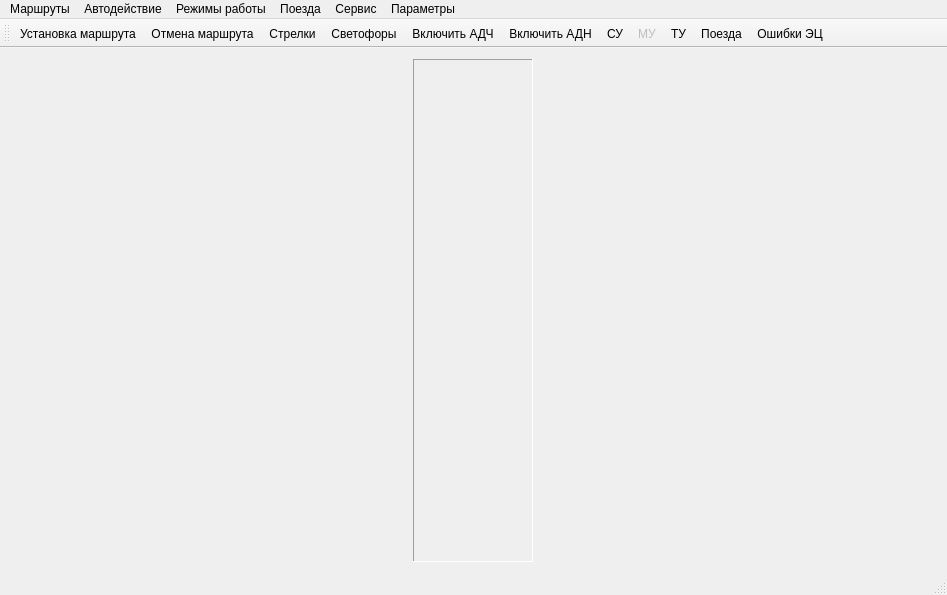
<?xml version="1.0" encoding="UTF-8"?>
<ui version="4.0">
 <class>MainWindow</class>
 <widget class="QMainWindow" name="MainWindow">
  <property name="geometry">
   <rect>
    <x>0</x>
    <y>0</y>
    <width>947</width>
    <height>595</height>
   </rect>
  </property>
  <property name="windowTitle">
   <string>MainWindow</string>
  </property>
  <widget class="QWidget" name="centralWidget">
   <layout class="QHBoxLayout" name="horizontalLayout">
    <item>
     <widget class="QFrame" name="frame_st">
      <property name="minimumSize">
       <size>
        <width>120</width>
        <height>0</height>
       </size>
      </property>
      <property name="maximumSize">
       <size>
        <width>120</width>
        <height>16777215</height>
       </size>
      </property>
      <property name="frameShape">
       <enum>QFrame::Panel</enum>
      </property>
      <property name="frameShadow">
       <enum>QFrame::Sunken</enum>
      </property>
     </widget>
    </item>
   </layout>
  </widget>
  <widget class="QMenuBar" name="menuBar">
   <property name="geometry">
    <rect>
     <x>0</x>
     <y>0</y>
     <width>947</width>
     <height>21</height>
    </rect>
   </property>
   <widget class="QMenu" name="menu">
    <property name="title">
     <string>Маршруты</string>
    </property>
    <addaction name="action_set"/>
    <addaction name="action_cancel"/>
   </widget>
   <widget class="QMenu" name="menu_2">
    <property name="title">
     <string>Автодействие</string>
    </property>
    <addaction name="action_Adch"/>
    <addaction name="action_adch_cancel"/>
    <addaction name="separator"/>
    <addaction name="action_adn"/>
    <addaction name="action_adn_cancel"/>
   </widget>
   <widget class="QMenu" name="menu_3">
    <property name="title">
     <string>Режимы работы</string>
    </property>
    <addaction name="action_su"/>
    <addaction name="action_su_cancel"/>
    <addaction name="separator"/>
    <addaction name="action_mu"/>
    <addaction name="action_mu_cancel"/>
    <addaction name="separator"/>
    <addaction name="action_svtf_day"/>
    <addaction name="action_svtf_night"/>
    <addaction name="separator"/>
    <addaction name="action_dsn_on"/>
    <addaction name="action_dsn_off"/>
    <addaction name="separator"/>
    <addaction name="action_diskt_evn_off"/>
    <addaction name="action_diskt_odd_off"/>
    <addaction name="separator"/>
    <addaction name="action_rc_ir"/>
    <addaction name="action_locker_on"/>
    <addaction name="separator"/>
    <addaction name="action_otu"/>
    <addaction name="separator"/>
    <addaction name="action_8"/>
   </widget>
   <widget class="QMenu" name="menu_4">
    <property name="title">
     <string>Поезда</string>
    </property>
    <addaction name="action_trains"/>
   </widget>
   <widget class="QMenu" name="menu_5">
    <property name="title">
     <string>Сервис</string>
    </property>
    <addaction name="action_kp"/>
    <addaction name="action_ts"/>
    <addaction name="action_tu_2"/>
    <addaction name="separator"/>
    <addaction name="action_rc"/>
    <addaction name="action_11"/>
    <addaction name="action_tu_queue"/>
    <addaction name="action_routes"/>
    <addaction name="action_peregons"/>
    <addaction name="action_formuls"/>
    <addaction name="separator"/>
    <addaction name="action_13"/>
    <addaction name="action_14"/>
    <addaction name="separator"/>
    <addaction name="action_16"/>
    <addaction name="action_17"/>
    <addaction name="action_18"/>
    <addaction name="action_19"/>
    <addaction name="separator"/>
    <addaction name="action_21"/>
    <addaction name="action_22"/>
   </widget>
   <widget class="QMenu" name="menu_6">
    <property name="title">
     <string>Параметры</string>
    </property>
    <widget class="QMenu" name="menu_7">
     <property name="title">
      <string>Дополнительно</string>
     </property>
     <addaction name="action_ststusbar"/>
     <addaction name="action_42"/>
     <addaction name="action_43"/>
     <addaction name="separator"/>
    </widget>
    <addaction name="action_23"/>
    <addaction name="action_24"/>
    <addaction name="action_25"/>
    <addaction name="action_26"/>
    <addaction name="separator"/>
    <addaction name="action_28"/>
    <addaction name="action_29"/>
    <addaction name="action_30"/>
    <addaction name="separator"/>
    <addaction name="action_32"/>
    <addaction name="action_33"/>
    <addaction name="action_34"/>
    <addaction name="action_35"/>
    <addaction name="separator"/>
    <addaction name="action_37"/>
    <addaction name="separator"/>
    <addaction name="action_39"/>
    <addaction name="separator"/>
    <addaction name="menu_7"/>
   </widget>
   <addaction name="menu"/>
   <addaction name="menu_2"/>
   <addaction name="menu_3"/>
   <addaction name="menu_4"/>
   <addaction name="menu_5"/>
   <addaction name="menu_6"/>
  </widget>
  <widget class="QToolBar" name="mainToolBar">
   <attribute name="toolBarArea">
    <enum>TopToolBarArea</enum>
   </attribute>
   <attribute name="toolBarBreak">
    <bool>false</bool>
   </attribute>
   <addaction name="action_set"/>
   <addaction name="action_cancel"/>
   <addaction name="action_Strl"/>
   <addaction name="action_Svtf"/>
   <addaction name="action_Adch"/>
   <addaction name="action_adn"/>
   <addaction name="action_su"/>
   <addaction name="action_mu"/>
   <addaction name="action_tu"/>
   <addaction name="action_trains"/>
   <addaction name="action_errors"/>
  </widget>
  <widget class="QStatusBar" name="statusBar"/>
  <action name="action_set">
   <property name="checkable">
    <bool>true</bool>
   </property>
   <property name="icon">
    <iconset resource="images.qrc">
     <normaloff>:/icons/images/f2_.png</normaloff>
     <normalon>:/icons/images/f2.png</normalon>:/icons/images/f2_.png</iconset>
   </property>
   <property name="text">
    <string>Установка маршрута</string>
   </property>
   <property name="toolTip">
    <string>Установка маршрута</string>
   </property>
   <property name="shortcut">
    <string>F2</string>
   </property>
  </action>
  <action name="action_cancel">
   <property name="checkable">
    <bool>true</bool>
   </property>
   <property name="icon">
    <iconset resource="images.qrc">
     <normaloff>:/icons/images/ShiftF2_.png</normaloff>
     <normalon>:/icons/images/ShiftF2.png</normalon>:/icons/images/ShiftF2_.png</iconset>
   </property>
   <property name="text">
    <string>Отмена маршрута</string>
   </property>
   <property name="toolTip">
    <string>Отмена маршрута</string>
   </property>
   <property name="shortcut">
    <string>Shift+F2</string>
   </property>
  </action>
  <action name="action_Strl">
   <property name="checkable">
    <bool>true</bool>
   </property>
   <property name="icon">
    <iconset resource="images.qrc">
     <normaloff>:/icons/images/f3_.png</normaloff>
     <normalon>:/icons/images/f3.png</normalon>:/icons/images/f3_.png</iconset>
   </property>
   <property name="text">
    <string>Стрелки</string>
   </property>
   <property name="toolTip">
    <string>Индивидуальный перевод стрелок</string>
   </property>
   <property name="shortcut">
    <string>F3</string>
   </property>
  </action>
  <action name="action_Svtf">
   <property name="checkable">
    <bool>true</bool>
   </property>
   <property name="icon">
    <iconset resource="images.qrc">
     <normaloff>:/icons/images/f4_.png</normaloff>
     <normalon>:/icons/images/f4.png</normalon>:/icons/images/f4_.png</iconset>
   </property>
   <property name="text">
    <string>Светофоры</string>
   </property>
   <property name="toolTip">
    <string>Управление светофорами</string>
   </property>
   <property name="shortcut">
    <string>F4</string>
   </property>
  </action>
  <action name="action_Adch">
   <property name="checkable">
    <bool>true</bool>
   </property>
   <property name="icon">
    <iconset resource="images.qrc">
     <normaloff>:/icons/images/f5_.png</normaloff>
     <normalon>:/icons/images/f5.png</normalon>:/icons/images/f5_.png</iconset>
   </property>
   <property name="text">
    <string>Включить АДЧ</string>
   </property>
   <property name="toolTip">
    <string>Автодействие четное</string>
   </property>
   <property name="shortcut">
    <string>F5</string>
   </property>
  </action>
  <action name="action_adn">
   <property name="checkable">
    <bool>true</bool>
   </property>
   <property name="icon">
    <iconset resource="images.qrc">
     <normaloff>:/icons/images/f6_.png</normaloff>
     <normalon>:/icons/images/f6.png</normalon>:/icons/images/f6_.png</iconset>
   </property>
   <property name="text">
    <string>Включить АДН</string>
   </property>
   <property name="toolTip">
    <string>Автодействие нечетное</string>
   </property>
   <property name="shortcut">
    <string>F6</string>
   </property>
  </action>
  <action name="action_su">
   <property name="checkable">
    <bool>true</bool>
   </property>
   <property name="icon">
    <iconset resource="images.qrc">
     <normaloff>:/icons/images/f7_.png</normaloff>
     <normalon>:/icons/images/f7.png</normalon>:/icons/images/f7_.png</iconset>
   </property>
   <property name="text">
    <string>СУ</string>
   </property>
   <property name="toolTip">
    <string>Перевод на сезонное управление</string>
   </property>
   <property name="shortcut">
    <string>F7</string>
   </property>
  </action>
  <action name="action_mu">
   <property name="checkable">
    <bool>true</bool>
   </property>
   <property name="enabled">
    <bool>false</bool>
   </property>
   <property name="icon">
    <iconset resource="images.qrc">
     <normaloff>:/icons/images/f8_.png</normaloff>
     <normalon>:/icons/images/f8.png</normalon>:/icons/images/f8_.png</iconset>
   </property>
   <property name="text">
    <string>МУ</string>
   </property>
   <property name="toolTip">
    <string>Перевод района на местное управление</string>
   </property>
   <property name="shortcut">
    <string>F8</string>
   </property>
  </action>
  <action name="action_tu">
   <property name="checkable">
    <bool>true</bool>
   </property>
   <property name="icon">
    <iconset resource="images.qrc">
     <normaloff>:/icons/images/f9_.png</normaloff>
     <normalon>:/icons/images/f9.png</normalon>:/icons/images/f9_.png</iconset>
   </property>
   <property name="text">
    <string>ТУ</string>
   </property>
   <property name="toolTip">
    <string>Вывод команды ТУ</string>
   </property>
   <property name="shortcut">
    <string>F9</string>
   </property>
  </action>
  <action name="action_trains">
   <property name="checkable">
    <bool>true</bool>
   </property>
   <property name="icon">
    <iconset resource="images.qrc">
     <normaloff>:/icons/images/f10_.png</normaloff>
     <normalon>:/icons/images/f10.png</normalon>:/icons/images/f10_.png</iconset>
   </property>
   <property name="text">
    <string>Поезда</string>
   </property>
   <property name="toolTip">
    <string>Список поездов</string>
   </property>
   <property name="shortcut">
    <string>F10</string>
   </property>
  </action>
  <action name="action_errors">
   <property name="checkable">
    <bool>true</bool>
   </property>
   <property name="icon">
    <iconset resource="images.qrc">
     <normaloff>:/icons/images/f11_.png</normaloff>
     <normalon>:/icons/images/f11.png</normalon>:/icons/images/f11_.png</iconset>
   </property>
   <property name="text">
    <string>Ошибки ЭЦ</string>
   </property>
   <property name="toolTip">
    <string>Ошибки логического контроля</string>
   </property>
   <property name="shortcut">
    <string>F11</string>
   </property>
  </action>
  <action name="action_su_cancel">
   <property name="text">
    <string>Отмена СУ</string>
   </property>
   <property name="toolTip">
    <string>Отмена сезонного управления</string>
   </property>
   <property name="shortcut">
    <string>Shift+F7</string>
   </property>
  </action>
  <action name="action_mu_cancel">
   <property name="enabled">
    <bool>false</bool>
   </property>
   <property name="text">
    <string>Отмена МУ</string>
   </property>
   <property name="toolTip">
    <string>Отмена местного управления районом</string>
   </property>
   <property name="shortcut">
    <string>Shift+F8</string>
   </property>
  </action>
  <action name="action_adch_cancel">
   <property name="text">
    <string>Отменить АДЧ</string>
   </property>
   <property name="toolTip">
    <string>Отмена автодействия в четном направлении</string>
   </property>
   <property name="shortcut">
    <string>Shift+F5</string>
   </property>
  </action>
  <action name="action_adn_cancel">
   <property name="text">
    <string>Отменить АДН</string>
   </property>
   <property name="toolTip">
    <string>Отмена автодействия в нечетном направлении</string>
   </property>
   <property name="shortcut">
    <string>Shift+F6</string>
   </property>
  </action>
  <action name="action_svtf_day">
   <property name="text">
    <string>Режим сигналов &quot;ДЕНЬ&quot;</string>
   </property>
   <property name="toolTip">
    <string>Включить режим сигналов &quot;ДЕНЬ&quot;</string>
   </property>
  </action>
  <action name="action_svtf_night">
   <property name="text">
    <string>Режим сигналов &quot;НОЧЬ&quot;</string>
   </property>
   <property name="toolTip">
    <string>Включить режим сигналов &quot;НОЧЬ&quot;</string>
   </property>
  </action>
  <action name="action_dsn_on">
   <property name="text">
    <string>ВКЛ двойное снижение напряжения</string>
   </property>
   <property name="toolTip">
    <string>Включить режим двойного снижения напряжения</string>
   </property>
  </action>
  <action name="action_dsn_off">
   <property name="text">
    <string>ОТКЛ двойное снижение напряжения</string>
   </property>
   <property name="toolTip">
    <string>Отключить режим двойного снижения напряжения</string>
   </property>
  </action>
  <action name="action_diskt_evn_off">
   <property name="enabled">
    <bool>false</bool>
   </property>
   <property name="text">
    <string>Сброс ДИСКЧТ</string>
   </property>
  </action>
  <action name="action_diskt_odd_off">
   <property name="enabled">
    <bool>false</bool>
   </property>
   <property name="text">
    <string>Сброс ДИСКНТ</string>
   </property>
  </action>
  <action name="action_rc_ir">
   <property name="text">
    <string>Посекционная искусственная разделка</string>
   </property>
  </action>
  <action name="action_locker_on">
   <property name="text">
    <string>Установка красных колпачков на стрелки</string>
   </property>
  </action>
  <action name="action_otu">
   <property name="text">
    <string>Ответственные команды</string>
   </property>
   <property name="toolTip">
    <string>Открыть окно ввода ответственных команд телеуправления (ОТУ)</string>
   </property>
  </action>
  <action name="action_8">
   <property name="enabled">
    <bool>false</bool>
   </property>
   <property name="text">
    <string>Автопропуск</string>
   </property>
  </action>
  <action name="action_kp">
   <property name="checkable">
    <bool>true</bool>
   </property>
   <property name="text">
    <string>Состояние КП</string>
   </property>
   <property name="toolTip">
    <string>Окно состояния КП</string>
   </property>
   <property name="shortcut">
    <string>Alt+F6</string>
   </property>
  </action>
  <action name="action_ts">
   <property name="checkable">
    <bool>true</bool>
   </property>
   <property name="text">
    <string>Состояние ТС</string>
   </property>
   <property name="toolTip">
    <string>Окно состояния ТС</string>
   </property>
   <property name="shortcut">
    <string>Alt+F7</string>
   </property>
  </action>
  <action name="action_tu_2">
   <property name="checkable">
    <bool>true</bool>
   </property>
   <property name="text">
    <string>Список команд ТУ</string>
   </property>
   <property name="shortcut">
    <string>Alt+F8</string>
   </property>
  </action>
  <action name="action_rc">
   <property name="checkable">
    <bool>true</bool>
   </property>
   <property name="text">
    <string>Состояние РЦ</string>
   </property>
   <property name="shortcut">
    <string>Alt+F9</string>
   </property>
  </action>
  <action name="action_11">
   <property name="checkable">
    <bool>true</bool>
   </property>
   <property name="text">
    <string>Сетевые клиенты</string>
   </property>
   <property name="toolTip">
    <string>Просмотр списка сетевых клиентов</string>
   </property>
  </action>
  <action name="action_tu_queue">
   <property name="checkable">
    <bool>true</bool>
   </property>
   <property name="text">
    <string>Очереди ТУ</string>
   </property>
   <property name="toolTip">
    <string>Просмотр очередей ТУ</string>
   </property>
   <property name="shortcut">
    <string>Alt+F3</string>
   </property>
  </action>
  <action name="action_routes">
   <property name="checkable">
    <bool>true</bool>
   </property>
   <property name="text">
    <string>Описание маршрутов</string>
   </property>
   <property name="toolTip">
    <string>Просмотр списка  маршрутов</string>
   </property>
  </action>
  <action name="action_peregons">
   <property name="checkable">
    <bool>true</bool>
   </property>
   <property name="text">
    <string>Состояние перегонов</string>
   </property>
  </action>
  <action name="action_formuls">
   <property name="checkable">
    <bool>true</bool>
   </property>
   <property name="text">
    <string>Формулы</string>
   </property>
   <property name="toolTip">
    <string>Окно расчета логических выражений</string>
   </property>
  </action>
  <action name="action_13">
   <property name="enabled">
    <bool>false</bool>
   </property>
   <property name="text">
    <string>Протоколирование диагностики</string>
   </property>
  </action>
  <action name="action_14">
   <property name="checkable">
    <bool>true</bool>
   </property>
   <property name="checked">
    <bool>true</bool>
   </property>
   <property name="enabled">
    <bool>false</bool>
   </property>
   <property name="text">
    <string>Протокол составных команд ТУ</string>
   </property>
  </action>
  <action name="action_16">
   <property name="text">
    <string>Просмотр настроечного файла</string>
   </property>
  </action>
  <action name="action_17">
   <property name="text">
    <string>Протокол загрузки</string>
   </property>
  </action>
  <action name="action_18">
   <property name="text">
    <string>Копия экрана</string>
   </property>
  </action>
  <action name="action_19">
   <property name="text">
    <string>Тест квитанций</string>
   </property>
  </action>
  <action name="action_21">
   <property name="text">
    <string>Загрузка обновлений НСИ</string>
   </property>
  </action>
  <action name="action_22">
   <property name="text">
    <string>Откат к предыдущей версии НСИ</string>
   </property>
  </action>
  <action name="action_23">
   <property name="checkable">
    <bool>true</bool>
   </property>
   <property name="text">
    <string>Подтверждение ввода команд</string>
   </property>
  </action>
  <action name="action_24">
   <property name="checkable">
    <bool>true</bool>
   </property>
   <property name="checked">
    <bool>true</bool>
   </property>
   <property name="text">
    <string>Звук</string>
   </property>
  </action>
  <action name="action_25">
   <property name="checkable">
    <bool>true</bool>
   </property>
   <property name="text">
    <string>Закрепить размеры окна</string>
   </property>
  </action>
  <action name="action_26">
   <property name="checkable">
    <bool>true</bool>
   </property>
   <property name="checked">
    <bool>true</bool>
   </property>
   <property name="text">
    <string>Автоматически разворачивать перегон при отправлении</string>
   </property>
  </action>
  <action name="action_28">
   <property name="checkable">
    <bool>true</bool>
   </property>
   <property name="checked">
    <bool>true</bool>
   </property>
   <property name="text">
    <string>Блокировка генерации номеров на ЧДК</string>
   </property>
  </action>
  <action name="action_29">
   <property name="checkable">
    <bool>true</bool>
   </property>
   <property name="checked">
    <bool>true</bool>
   </property>
   <property name="text">
    <string>Отображение поездов</string>
   </property>
  </action>
  <action name="action_30">
   <property name="checkable">
    <bool>true</bool>
   </property>
   <property name="checked">
    <bool>true</bool>
   </property>
   <property name="text">
    <string>Скрыть брошенные</string>
   </property>
  </action>
  <action name="action_32">
   <property name="text">
    <string>Всплывающие подписи элементов схемы</string>
   </property>
  </action>
  <action name="action_33">
   <property name="checkable">
    <bool>true</bool>
   </property>
   <property name="checked">
    <bool>true</bool>
   </property>
   <property name="text">
    <string>Показывать закрыте светофоры на Табло</string>
   </property>
  </action>
  <action name="action_34">
   <property name="checkable">
    <bool>true</bool>
   </property>
   <property name="checked">
    <bool>true</bool>
   </property>
   <property name="text">
    <string>Названия светофоров</string>
   </property>
  </action>
  <action name="action_35">
   <property name="checkable">
    <bool>true</bool>
   </property>
   <property name="checked">
    <bool>true</bool>
   </property>
   <property name="text">
    <string>Названия стрелок</string>
   </property>
  </action>
  <action name="action_37">
   <property name="enabled">
    <bool>false</bool>
   </property>
   <property name="text">
    <string>Контроль фрикции стрелок</string>
   </property>
  </action>
  <action name="action_39">
   <property name="text">
    <string>Параметры отображения</string>
   </property>
   <property name="shortcut">
    <string>Alt+F12</string>
   </property>
  </action>
  <action name="action_ststusbar">
   <property name="text">
    <string>Панель состояния</string>
   </property>
  </action>
  <action name="action_42">
   <property name="text">
    <string>Панель кнопок</string>
   </property>
  </action>
  <action name="action_43">
   <property name="text">
    <string>Панель команд</string>
   </property>
  </action>
 </widget>
 <layoutdefault spacing="6" margin="11"/>
 <resources>
  <include location="images.qrc"/>
 </resources>
 <connections/>
</ui>
